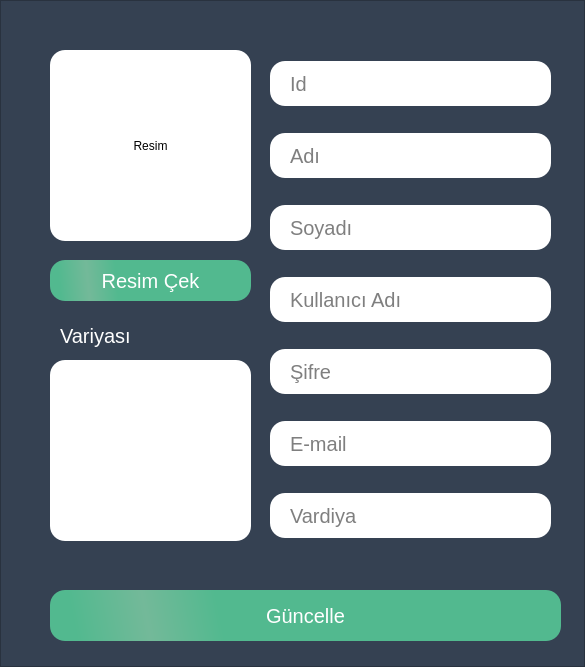
<?xml version="1.0" encoding="UTF-8"?>
<ui version="4.0">
 <class>vardiyaduzenFrom</class>
 <widget class="QWidget" name="vardiyaduzenFrom">
  <property name="geometry">
   <rect>
    <x>0</x>
    <y>0</y>
    <width>585</width>
    <height>667</height>
   </rect>
  </property>
  <property name="windowTitle">
   <string>Form</string>
  </property>
  <layout class="QGridLayout" name="gridLayout">
   <property name="leftMargin">
    <number>0</number>
   </property>
   <property name="topMargin">
    <number>0</number>
   </property>
   <property name="rightMargin">
    <number>0</number>
   </property>
   <property name="bottomMargin">
    <number>0</number>
   </property>
   <property name="spacing">
    <number>0</number>
   </property>
   <item row="0" column="0">
    <widget class="QFrame" name="frame">
     <property name="styleSheet">
      <string notr="true">QFrame{
background: #354152;
}



QLineEdit{
height: 45px;
border-radius:15px;
padding-left: 18px;
font-size: 20px;
background:white;
}
QPushButton{
border-radius: 15px;
background-color: qlineargradient(spread:reflect, x1:1, y1:0.466409, x2:0.188, y2:0.482727, stop:0.823864 rgba(82, 185, 143, 255), stop:1 rgba(115, 185, 153, 255));
padding: 8px 16px;
color: white;
font-size: 20px;
}
QPushButton:pressed{
color: black;
background: #008bd1

}

QComboBox {
    border: 1px solid gray;
    border-radius: 10px;
    min-width: 6em;
	font-size:20px;
	padding-left:15px;
	height:42px;
	border-radius:15px;

}

QComboBox:on {
    border-bottom-left-radius: 0px;
    border-bottom-right-radius: 0px;
}

QComboBox QAbstractItemView {
    border-bottom-right-radius: 10px;
    border-bottom-left-radius: 10px;
    background: white;
    border: 1px solid gray;
    box-shadow: transparent;
}

QComboBox::drop-down {
    border-color: transparent;
}</string>
     </property>
     <property name="frameShape">
      <enum>QFrame::StyledPanel</enum>
     </property>
     <property name="frameShadow">
      <enum>QFrame::Raised</enum>
     </property>
     <widget class="QLabel" name="lbl_resim">
      <property name="geometry">
       <rect>
        <x>50</x>
        <y>50</y>
        <width>201</width>
        <height>191</height>
       </rect>
      </property>
      <property name="styleSheet">
       <string notr="true">background: white;
border-radius:15px;
</string>
      </property>
      <property name="text">
       <string>Resim</string>
      </property>
      <property name="alignment">
       <set>Qt::AlignCenter</set>
      </property>
     </widget>
     <widget class="QListWidget" name="list_verilenVardiyalar">
      <property name="geometry">
       <rect>
        <x>50</x>
        <y>360</y>
        <width>201</width>
        <height>181</height>
       </rect>
      </property>
      <property name="styleSheet">
       <string notr="true">background: white;
border-radius:15px;
font-size:16px;
padding-left:10px;
padding-top:10px;
</string>
      </property>
     </widget>
     <widget class="QPushButton" name="btn_update">
      <property name="geometry">
       <rect>
        <x>50</x>
        <y>590</y>
        <width>511</width>
        <height>51</height>
       </rect>
      </property>
      <property name="text">
       <string>Güncelle</string>
      </property>
     </widget>
     <widget class="QPushButton" name="btn_resimCek">
      <property name="geometry">
       <rect>
        <x>50</x>
        <y>260</y>
        <width>201</width>
        <height>41</height>
       </rect>
      </property>
      <property name="text">
       <string>Resim Çek</string>
      </property>
     </widget>
     <widget class="QFrame" name="frame_2">
      <property name="geometry">
       <rect>
        <x>270</x>
        <y>40</y>
        <width>281</width>
        <height>521</height>
       </rect>
      </property>
      <property name="styleSheet">
       <string notr="true">border:none;</string>
      </property>
      <property name="frameShape">
       <enum>QFrame::StyledPanel</enum>
      </property>
      <property name="frameShadow">
       <enum>QFrame::Raised</enum>
      </property>
      <layout class="QGridLayout" name="gridLayout_2">
       <property name="leftMargin">
        <number>0</number>
       </property>
       <property name="topMargin">
        <number>0</number>
       </property>
       <property name="rightMargin">
        <number>0</number>
       </property>
       <property name="bottomMargin">
        <number>0</number>
       </property>
       <item row="0" column="0">
        <widget class="QLineEdit" name="txt_id">
         <property name="enabled">
          <bool>false</bool>
         </property>
         <property name="placeholderText">
          <string>Id</string>
         </property>
        </widget>
       </item>
       <item row="1" column="0">
        <widget class="QLineEdit" name="txt_adi">
         <property name="placeholderText">
          <string>Adı</string>
         </property>
        </widget>
       </item>
       <item row="2" column="0">
        <widget class="QLineEdit" name="txt_soyadi">
         <property name="placeholderText">
          <string>Soyadı</string>
         </property>
        </widget>
       </item>
       <item row="3" column="0">
        <widget class="QLineEdit" name="txt_kadi">
         <property name="enabled">
          <bool>true</bool>
         </property>
         <property name="placeholderText">
          <string>Kullanıcı Adı</string>
         </property>
        </widget>
       </item>
       <item row="4" column="0">
        <widget class="QLineEdit" name="txt_sifre">
         <property name="echoMode">
          <enum>QLineEdit::PasswordEchoOnEdit</enum>
         </property>
         <property name="placeholderText">
          <string>Şifre</string>
         </property>
        </widget>
       </item>
       <item row="5" column="0">
        <widget class="QLineEdit" name="txt_mail">
         <property name="placeholderText">
          <string>E-mail</string>
         </property>
        </widget>
       </item>
       <item row="6" column="0">
        <widget class="QLineEdit" name="txt_vardiyasi">
         <property name="text">
          <string/>
         </property>
         <property name="placeholderText">
          <string>Vardiya</string>
         </property>
        </widget>
       </item>
      </layout>
     </widget>
     <widget class="QLabel" name="label">
      <property name="geometry">
       <rect>
        <x>60</x>
        <y>320</y>
        <width>181</width>
        <height>31</height>
       </rect>
      </property>
      <property name="styleSheet">
       <string notr="true">color:white;
font-size:20px;</string>
      </property>
      <property name="text">
       <string>Variyası</string>
      </property>
     </widget>
    </widget>
   </item>
  </layout>
 </widget>
 <tabstops>
  <tabstop>btn_update</tabstop>
  <tabstop>list_verilenVardiyalar</tabstop>
  <tabstop>btn_resimCek</tabstop>
 </tabstops>
 <resources/>
 <connections/>
</ui>
